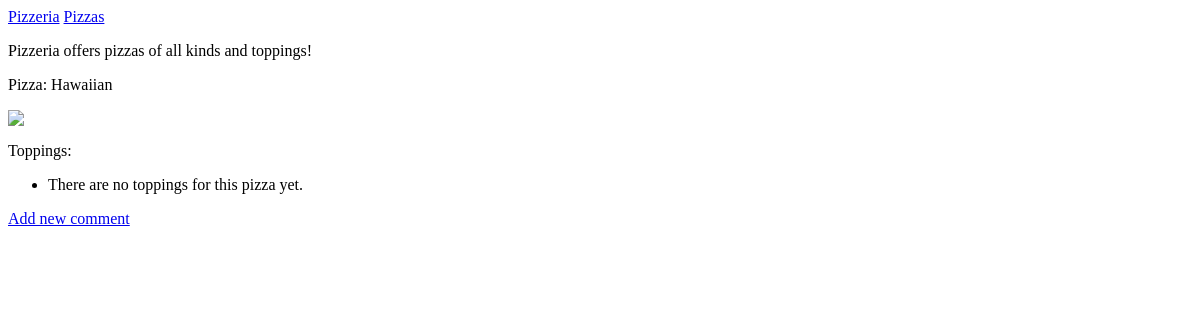
The app's page /pizzas/1/, older data.
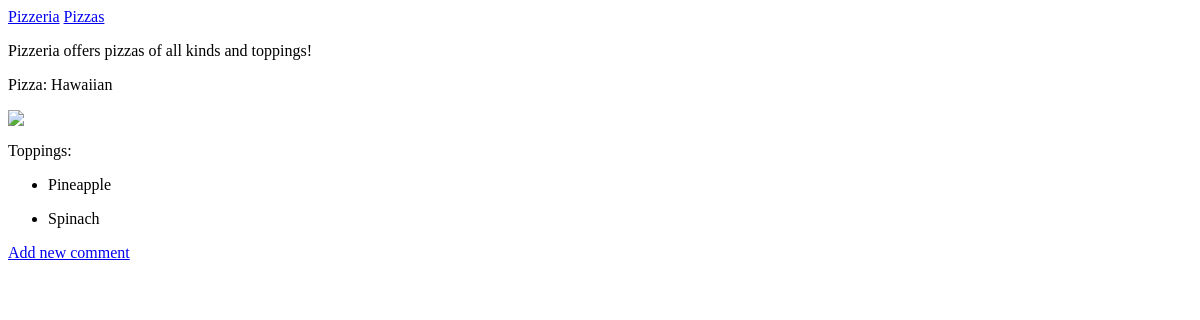
The same page, newer data.
### pizzas/models.py (models this page shows)
class Topping(models.Model):
    pizza = models.ForeignKey(Pizza, on_delete=models.CASCADE)
    name = models.TextField()
    date_added = models.DateTimeField(auto_now_add=True)

### pizzas/views.py (the view)
# urls.py: path('pizzas/<int:pizza_id>/',views.pizza,name='pizza'), #pathway is dynamic
def pizza(request, pizza_id):
    pizza = Pizza.objects.get(id=pizza_id)
    toppings = pizza.topping_set.all()#order_by('-date_added') # we can access toppings bc hay PK/FK relation
    context = {'pizza':pizza, 'toppings':toppings}
    return render(request, 'pizzas/pizza.html', context)

### pizzas/models.py (called while the page is built)
    def __str__(self):
        return self.name

### pizzas/templates/pizzas/pizza.html
{% extends "pizzas/base.html" %}
{% block content %}
    <p>Pizza: {{ pizza }}</p>
    {% if pizza.name == 'Hawaiian' %}
    <img src="https://cdn.vox-cdn.com/thumbor/EfQjxLoSgcjB_LnyX2OqM2UHD6w=/0x0:2000x1333/920x613/filters:focal(840x507:1160x827):format(webp)/cdn.vox-cdn.com/uploads/chorus_image/image/55188531/hawaiian_pizza_sh.0.jpg">
    {% elif pizza.name == 'Meat Lovers' %}
    <img src="https://d332juqdd9b8hn.cloudfront.net/wp-content/uploads/2019/04/rotm-meatlovers.jpg">
    {% elif pizza.name == 'Vegan' %}
    <img src="https://www.tasteofhome.com/wp-content/uploads/2019/07/vegan-pizza-shutterstock_245533780-800x450.jpg">
    {% endif %}
    <p>Toppings:</p>
    <ul>
        {% for topping in toppings %}
        <li>
            <p>{{ topping.name|linebreaks }}</p>
        </li>
        {% empty %}
        <li> There are no toppings for this pizza yet.</li>
        {% endfor %}
    </ul>
    <p>
        <a href="{% url 'pizzas:new_comment' pizza.id %}">Add new comment</a>
    </p>
{% endblock content %}

Row changes from the older to the newer data that the page shows:
added Topping: name "Pineapple"
added Topping: name "Spinach"
Text that changed along with them:
text no longer shown: "There are no toppings for this pizza yet."
